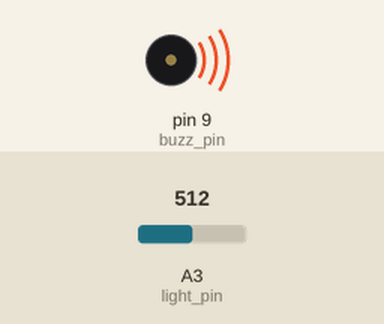
Simulated run of this sketch. Board: Arduino Uno, built with avr-gcc and run on an emulated ATmega328P. Parts: buzzer (waves = sounding). The test bench sets the inputs (shaded band); at power-on: A3 (light_pin) = 512.

Above: at 1.2 s.
1.3 s: A3 (light_pin) set to 993
At 1.9 s:
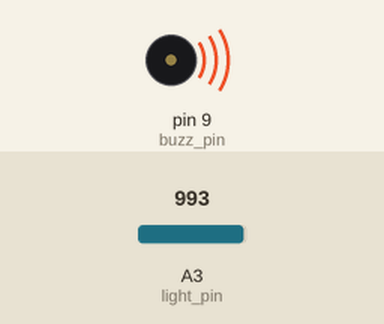
2.8 s: A3 (light_pin) set to 1012
At 4.2 s:
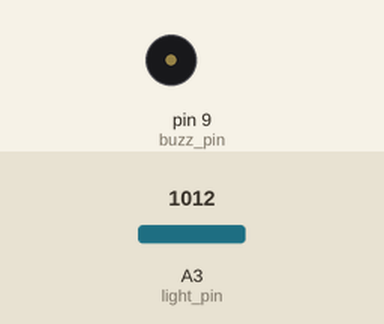
5.8 s: A3 (light_pin) set to 900
At 7.0 s:
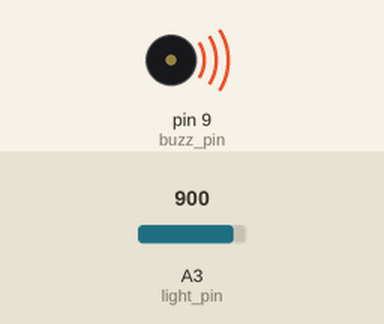
7.3 s: A3 (light_pin) set to 1023
At 8.7 s:
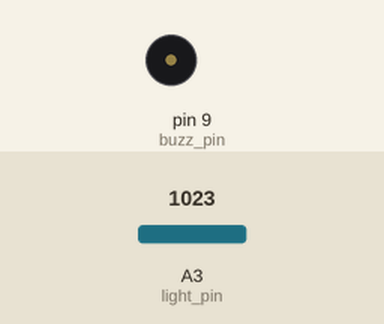
Timing chart, 0 to 10.3 s (numbered marks = the images above; inputs shaded):
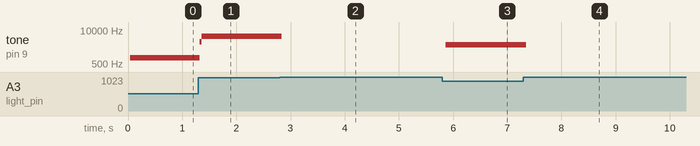

The sketch:

26_Light_Controlled_Passive_Buzzer.ino
```cpp
int buzz_pin = 9;
int light_pin = A3;

int light_value;

int buzz_time;

void setup() {
  // put your setup code here, to run once:
  pinMode(buzz_pin, OUTPUT);
  pinMode(light_pin, INPUT);

}

void loop() {
  // put your main code here, to run repeatedly:
  light_value = analogRead(light_pin);


  buzz_time = 1000 - (99. / 100.) * light_value;  // buzz_time = map(light_value, 0, 1000, 10, 1000);

  digitalWrite(buzz_pin, HIGH);
  delayMicroseconds(buzz_time);
  digitalWrite(buzz_pin, LOW);
  delayMicroseconds(buzz_time);
}
```

Measured:
- the behaviour switches between 1011 and 1012 on A3 (light_pin) (found by bisection; images 1 and 2)
- after the input at 1.3 s, tone on pin 9 (buzz_pin): 885 Hz → 3577 Hz at once, → 5710 Hz 0.04 s later
- after the input at 2.8 s, tone on pin 9 (buzz_pin): 5710 Hz → silent at once
- after the input at 5.8 s, tone on pin 9 (buzz_pin): silent → 2767 Hz after 0.07 s
- after the input at 7.3 s, tone on pin 9 (buzz_pin): 2767 Hz → silent after 0.05 s
